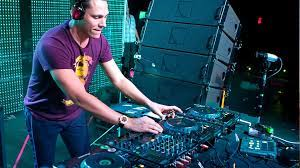
#> input picture gray_level_scaling/code_and_outputs/tiesto.png, 300 x 168 px
$ python question1.py
#> lines starting #> are read from the running program, lines starting #| are printed output that depends on the picture
# Authors:
# Ertürk Ocak 150200048
# Baturalp İnce 150200738

import cv2
import numpy as np


img_as_BGR = cv2.imread("tiesto.png", cv2.IMREAD_COLOR) # read the image as BGR numpy array
#> img_as_BGR is the input picture: shape (168, 300, 3); mean B, G, R 86.7, 69.7, 38.2
img_as_RGB = cv2.cvtColor(img_as_BGR, cv2.COLOR_BGR2RGB) # change the BGR image to RGB


def change_to_grayscale(img_as_RGB):

    height = img_as_RGB.shape[0] # image sizes
#> height = 168
    width = img_as_RGB.shape[1] # image sizes
#> width = 300
    grayscaled_img = np.full((height,width),0) # I am using np.zeros only to create an empty array, no other use. (It was causing a lot of problems to not use it, so I had to)
                                                # I couldn't find any other way then creating a new numpy array, because if i assign img_as_RGB directly to it, it was taking 3rd
                                                # dimension as well, so I couldn't find any method to take out a dimension without using numpy functions anyways. So I just used it
                                                # at the beginning creating an numpy array instead of dealing with a lot of numpy functions.

    for i in range(height):
        for j in range(width):
            red = img_as_RGB[i][j][0] # get the RGB channels for each of the pixel in the image
            green = img_as_RGB[i][j][1]
            blue = img_as_RGB[i][j][2]
            grayscale_value = round(0.299 * red + 0.587 * green + 0.114 * blue) # this function is to find the grayscale value of the pixel
            grayscaled_img[i][j] = grayscale_value # put this value into the pixel again as one of 0-255 values
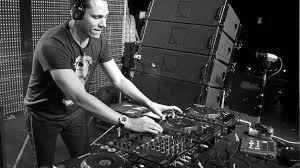
#> grayscaled_img: shape (168, 300) int64; min 0, max 255, mean 62.2
    return grayscaled_img


np.save("q1_RGB_img.npy",img_as_RGB) # saving the input image as .npy file
np.save("q1_grayscaled_img.npy", change_to_grayscale(img_as_RGB)) # saving the output image as .npy file

cv2.imwrite("grayscaled_tiesto.png", change_to_grayscale(img_as_RGB)) # saving the output image as .png file for the report
